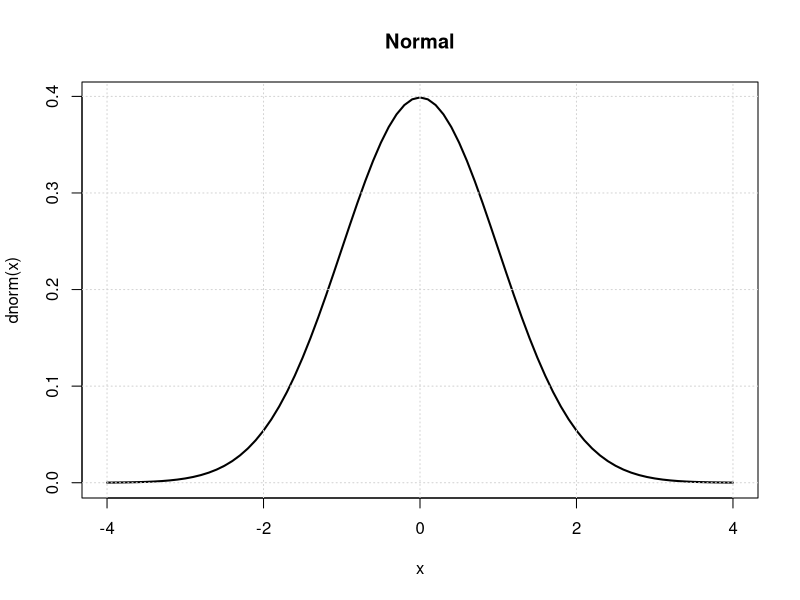
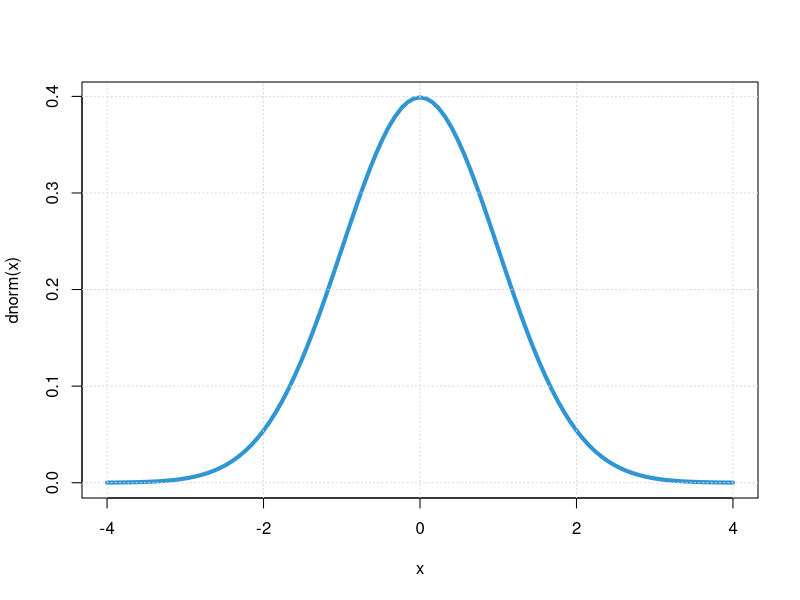
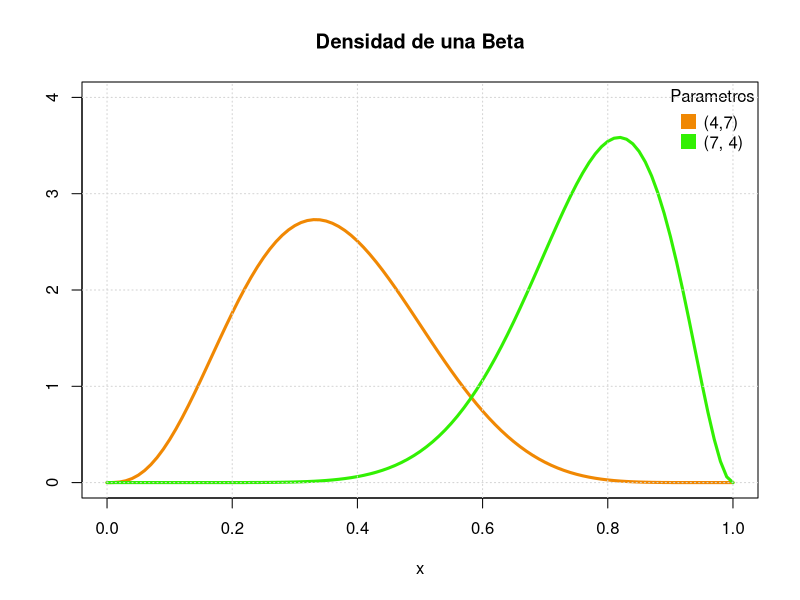
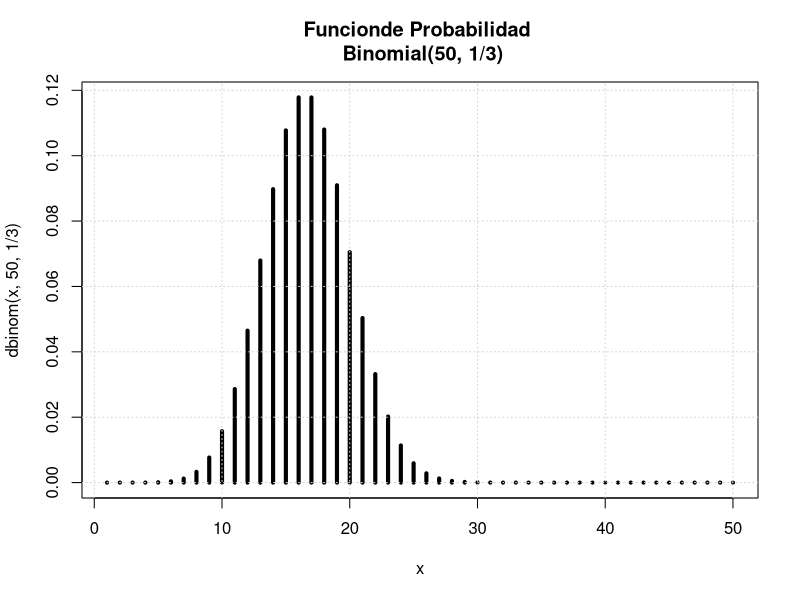
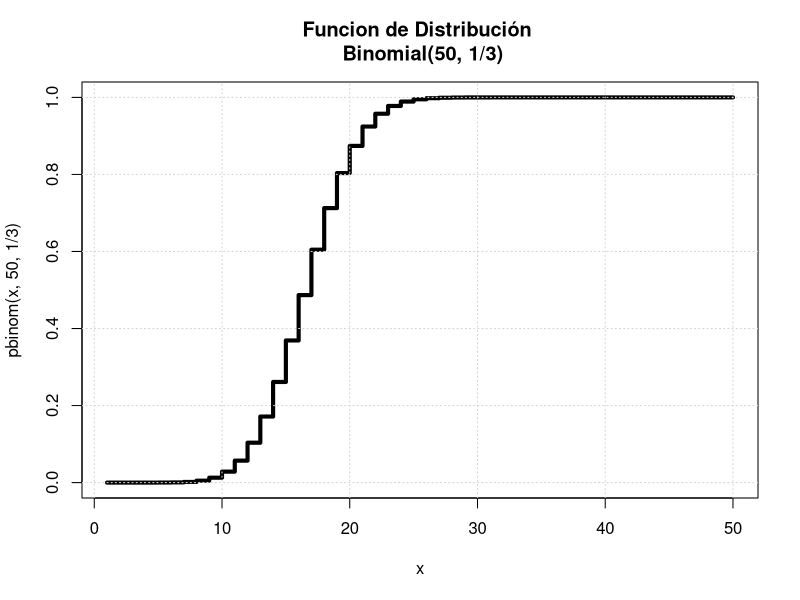

Here is the R script that generated these plots, in order:
## Distribuciones en R

## Normal

## vamos a graficar la función de densidad de una normal

x <- seq(-4, 4, 0.1)
plot(x, dnorm(x), type = "l", lwd = 2, main = "Normal" )
grid()

## otra alternativa es usar curve
curve(dnorm(x), -4, 4 , lwd = 4, col = "#3095D3")
grid()

## beta

## parametros 
a <- c(4,7)
b <- c(10, 3)
curve(dbeta(x,a[1],a[2]), lwd = 3, col = "#F08803", main = "Densidad de una Beta", ylim = c(0, 4), ylab = "")
curve(dbeta(x,b[1],b[2]), lwd = 3, col = "#32F003", add = T)
legend("topright", col = c("#F08803","#32F003"), title = "Parametros", 
       legend = c("(4,7)", "(7, 4)"), pch = 15, pt.cex = 2, bty = "n")
grid()

## Distribuciones Discretas

## Binomial
x <- 1:50
plot(x, dbinom(x, 50, 1/3), type = "h", lwd = 4, main = "Funcionde Probabilidad \n Binomial(50, 1/3)")
grid()

plot(x, pbinom(x, 50, 1/3), type = "s", lwd = 4, main = "Funcion de Distribución \n Binomial(50, 1/3)")
grid()


